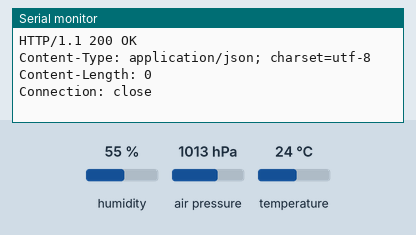
Simulated run of this sketch. Board: ESP8266 (NodeMCU). Parts: the last lines printed to the serial monitor. The test bench sets the inputs (shaded band); at power-on: humidity 55 %, air pressure 1013 hPa, temperature 24 °C. WiFi joins after 1.5 s; servers stay silent unless stated; network time is answered at once with the bench clock; uploads are accepted with an empty reply; the local clock reads 2024-03-15 10:24:30 at power-on unless the sketch sets it.

Above: at 7.9 s.
8.0 s: humidity set to 22 %
At 8.3 s:
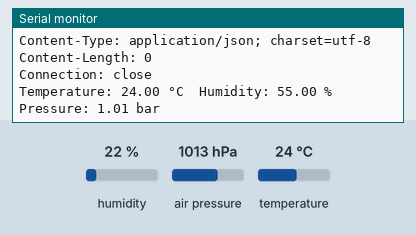
9.5 s: air pressure set to 952 hPa
At 9.98 s:
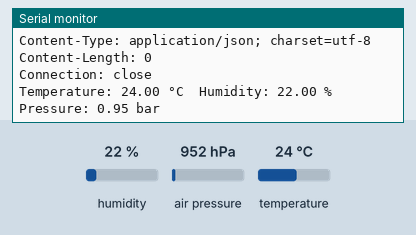
11.0 s: temperature set to 12 °C
At 12.48 s:
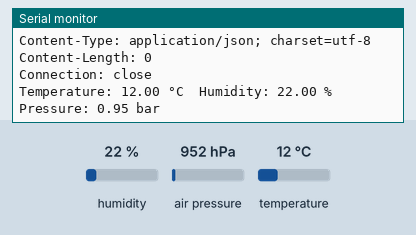
12.5 s: air pressure set to 975 hPa
At 13.31 s:
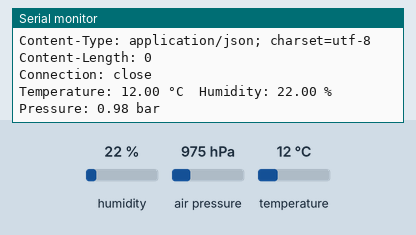
14.0 s: humidity set to 40 %
At 14.99 s:
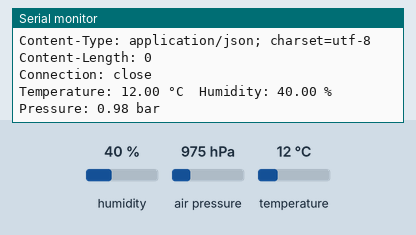
Timing chart, 0 to 16.5 s (numbered marks = the images above; inputs shaded):
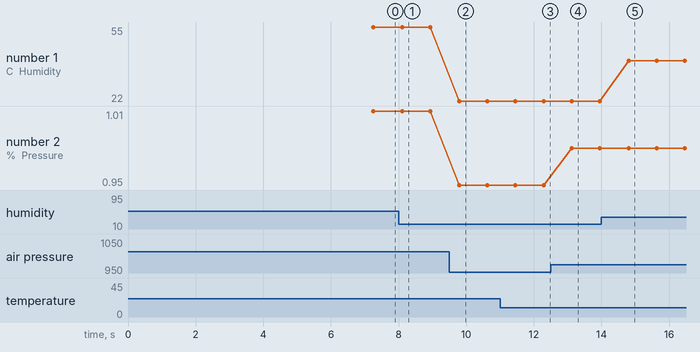

The sketch:

weatherCollector.ino
```cpp
#include <Wire.h>
#include <Adafruit_Sensor.h>
#include <Adafruit_BMP085_U.h>
#include <DHT.h>

#define D4 2
#define DHTPIN D4       // Pin connected to the DHT11 sensor
#define DHTTYPE DHT11   // DHT sensor type
#define ALTITUDE 920.0  // Altitude in meters

DHT dht(DHTPIN, DHTTYPE);
Adafruit_BMP085_Unified bmp = Adafruit_BMP085_Unified(10085);

void setup() {
  Serial.begin(9600);
  dht.begin();

  if (!bmp.begin()) {
    Serial.println("Could not find a valid BMP180 sensor, check wiring!");
    while (1)
      ;
  }

  initNetworking();
}

void loop() {
  delay(500);  // Delay for 2 seconds between readings

  float temperature = dht.readTemperature();  // Read temperature in Celsius
  float humidity = dht.readHumidity();        // Read humidity

  sensors_event_t event;
  bmp.getEvent(&event);

  // Check if any sensor reads failed and exit early (to try again)
  if (isnan(temperature) || isnan(humidity) || event.pressure == 0) {
    Serial.println("Failed to read sensor data!");
    return;
  }

  // Convert pressure to bar
  float pressure = event.pressure / 1000.0;

  // Print temperature, humidity, and pressure to the Serial Monitor
  Serial.print("Temperature: ");
  Serial.print(temperature);
  Serial.print(" °C\t");
  Serial.print("Humidity: ");
  Serial.print(humidity);
  Serial.print(" %\t");
  Serial.print("Pressure: ");
  Serial.print(pressure);
  Serial.println(" bar");

  String timeString = getCurrentDateTimeString();

  sendHTTPWeatherRequest(timeString, temperature, humidity, pressure);
}

float seaLevelPressure(float pressure) {
  return pressure / pow(1.0 - (ALTITUDE / 44330.0), 5.255);
}


#include <NTPClient.h>
#include <pt.h>
#include <SPI.h>
//#include <Ethernet.h>
#include <ESP8266WiFi.h>
#include <WiFiUdp.h>

//time
const long utcOffsetInSeconds = 3600;
char daysOfTheWeek[7][12] = { "Sunday", "Monday", "Tuesday", "Wednesday", "Thursday", "Friday", "Saturday" };
// Define NTP Client to get time
WiFiUDP ntpUDP;
NTPClient timeClient(ntpUDP, "pool.ntp.org", utcOffsetInSeconds);

//insertion code : insert into pulsedata (time, value) values ('0000-00-00 00:00:00', 12);
//  iot variables
int Threshold = 550;           // Determine which Signal to "count as a beat", and which to ingore.

//network variables
// replace the MAC address below by the MAC address printed on a sticker on the Arduino Shield 2
//80:7D:3A:6F:0C:FB
byte mac[] = {0x80, 0x7D, 0x3A, 0x6F, 0x0C, 0xFB };//0x40,0xF5,0x20,0xF3,0xD1,0xBA };//
char* ssid = "RVU";
char* pass = "RVU@guru";
//char* ssid = "RVU";
//char* pass = "RVU@guru";

//EthernetClient client;
WiFiClient client;
//http://192.168.29.65/insertpulsedata.php?value=12&time=0000-00-00 0000:00:00

int HTTP_PORT = 80;
String HTTP_METHOD = "GET";
char HOST_NAME[] = "hidden-machine-2.local";//"172.16.185.144";//"172.16.185.144";//"192.168.29.65";  //172.16.185.144";  //"192.168.154.174";  // change to your PC's IP address //RVU : 172.16.185.144
String PATH_NAME = "/insertweatherdata.php";
//String queryPattern = "?value=%d&time=%s";
//String queryString = "?value=12&time=2001-10-10%2010:01:10";

void initNetworking() {
  Serial.print("Current mac address : ");
  Serial.println(WiFi.macAddress());

  WiFi.begin(ssid, pass);

  while (WiFi.status() != WL_CONNECTED) {
    delay(5000);
    Serial.print(".");
  }
  Serial.println("\nConnected!");

  // connect to web server on port 80:
  if (client.connect(HOST_NAME, HTTP_PORT)) {
    // if connected:
    Serial.println("Connected to server");
    // make a HTTP request:
    // send HTTP header
    // print "My age is " and age variable to buffer variable

    //   client.println(HTTP_METHOD + " " + PATH_NAME + queryString + " HTTP/1.1");
    //   client.println("Host: " + String(HOST_NAME));
    //   client.println("Connection: close");
    //   client.println();  // end HTTP header


    while (client.connected()) {
      if (client.available()) {
        // read an incoming byte from the server and print it to serial monitor:
        char c = client.read();
        Serial.print(c);
      }
    }

    // the server's disconnected, stop the client:
    // client.stop();
    // Serial.println();
    // Serial.println("disconnected");
  } else {  // if not connected:
    Serial.println("connection failed");
  }
}

String getCurrentDateTimeString() {
  timeClient.update();

  //time
  time_t epochTime = timeClient.getEpochTime();
  String formattedTime = timeClient.getFormattedTime();
  //extracting milliseconds
  struct timeval tv;
  if (gettimeofday(&tv, NULL) != 0) {
    Serial.println("Failed to obtain time");
  }
  char usec[30];
  sprintf(usec, "%lld", (long long)tv.tv_usec);

  formattedTime += ".";
  formattedTime += usec;

  struct tm* ptm = gmtime((time_t*)&epochTime);  //Get a time structure

  int monthDay = ptm->tm_mday;
  int currentMonth = ptm->tm_mon + 1;
  int currentYear = ptm->tm_year + 1900;
  //print(usec)
  //Print complete date:
  String currentDate = String(currentYear) + "-" + String(currentMonth) + "-" + String(monthDay);

  return currentDate + "%20" + formattedTime;
}

void sendHTTPWeatherRequest(String timestamp, float temperature, float humidity, float pressure) {  //needed timestamp format : 2001-10-10%2010:01:10 TODO: and millis to be introduced
  if (client.connect(HOST_NAME, HTTP_PORT)) {
    String query_string = HTTP_METHOD + " http://" + HOST_NAME+PATH_NAME + "?temperature=" + temperature + "&pressure=" + pressure + "&humidity=" + humidity + "&time=" + timestamp + " HTTP/1.1";
    client.println(query_string);
    //Serial.println(timestamp);
    //client.println("GET http://hidden-machine-2.local/insertweatherdata.php?time=2023-12-12%20016:30:00&pressure=12&temperature=12&humidity=12 HTTP/1.1");
    client.println("Host: " + String(HOST_NAME));
    client.println("Connection: close");
    client.println();  // end HTTP header

    while (client.connected()) {
      if (client.available()) {
        // read an incoming byte from the server and print it to serial monitor:
        char c = client.read();
        Serial.print(c);
      }
    }
  } else
    Serial.println("Connection failed!");
}
```

Measured:
- after the input at 9.5 s, the serial monitor: prints a new line after 0.29 s (image 2)
- after the input at 11.0 s, the serial monitor: prints a new line after 1.3 s (image 3)
- after the input at 12.5 s, the serial monitor: prints a new line after 0.63 s (image 4)
- after the input at 14.0 s, the serial monitor: prints a new line after 0.81 s (image 5)
- plotted number 1: 22 → 40 after the input at 14.0 s
- plotted number 2: 1.01 → 0.95 after the input at 9.5 s, 0.95 → 0.98 after the input at 12.5 s
